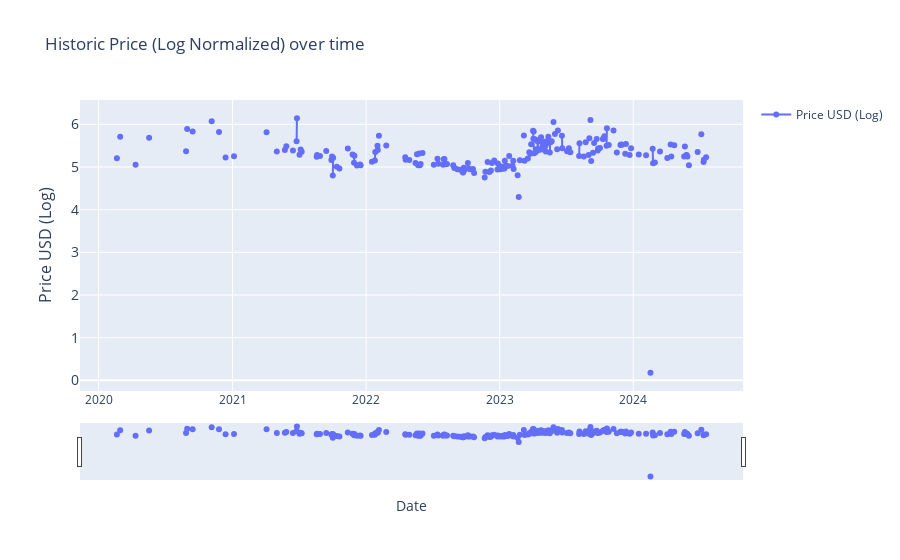
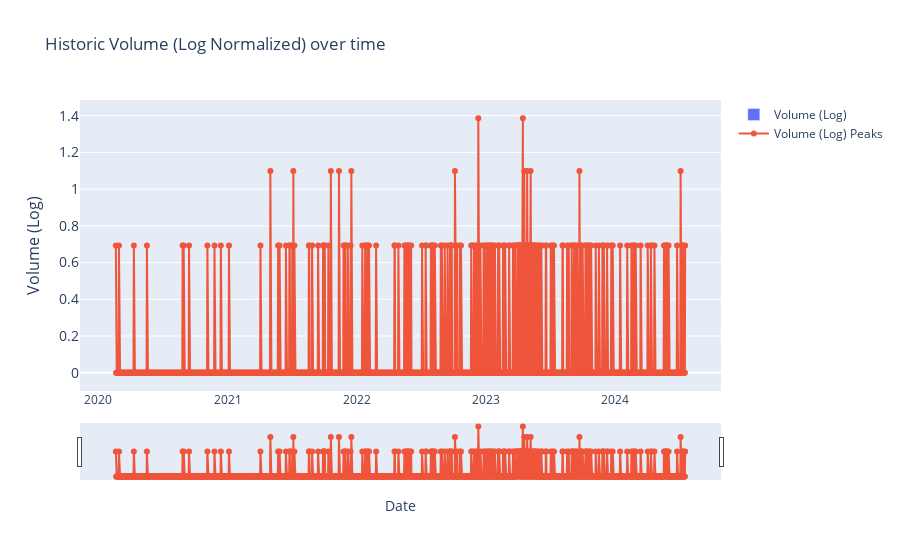

The notebook cell these images were saved under, in order:
### Markdown cell above
### lognormal_historic_data

### Code cell
#outputs log normalised historic price + volume charts

import pandas as pd
import numpy as np
from ipywidgets import interact, DatePicker
import plotly.graph_objects as go

ln_df = create_ln_df(current_item)

start_date_picker = DatePicker(description='Start Date', value=START_DATE)
end_date_picker = DatePicker(description='End Date', value=END_DATE)

#NOTE: Top is LN price, bottom in LN volume.

interact(lambda start_date, end_date: plot_lognormalised_historic_price(ln_df, start_date, end_date),
         start_date=start_date_picker, end_date=end_date_picker)

interact(lambda start_date, end_date: plot_lognormalised_historic_volume(ln_df, start_date, end_date),
         start_date=start_date_picker, end_date=end_date_picker)

### Figure 1 — Plotly figure (JSON) as saved in the notebook; plotly's stock layout.template omitted (floating-point values rounded to 4 significant figures; data arrays with more than 128 entries replaced by an {"elided": "..."} marker saying what was removed)
{"data": [{"mode": "lines+markers", "name": "Price USD (Log)", "type": "scatter", "x": {"elided": "1611 str values"}, "y": {"elided": "1611 float values"}}], "layout": {"showlegend": true, "title": {"text": "Historic Price (Log Normalized) over time"}, "xaxis": {"rangeslider": {"visible": true}, "title": {"text": "Date"}, "type": "date"}, "yaxis": {"tickfont": {"size": 14}, "title": {"font": {"size": 16}, "text": "Price USD (Log)"}}}}

### Figure 2 — Plotly figure (JSON) as saved in the notebook; plotly's stock layout.template omitted (floating-point values rounded to 4 significant figures; data arrays with more than 128 entries replaced by an {"elided": "..."} marker saying what was removed)
{"data": [{"name": "Volume (Log)", "type": "bar", "x": {"elided": "1611 str values"}, "y": {"elided": "1611 float values"}}, {"mode": "lines+markers", "name": "Volume (Log) Peaks", "type": "scatter", "x": {"elided": "1611 str values"}, "y": {"elided": "1611 float values"}}], "layout": {"showlegend": true, "title": {"text": "Historic Volume (Log Normalized) over time"}, "xaxis": {"rangeslider": {"visible": true}, "title": {"text": "Date"}, "type": "date"}, "yaxis": {"tickfont": {"size": 14}, "title": {"font": {"size": 16}, "text": "Volume (Log)"}}}}
